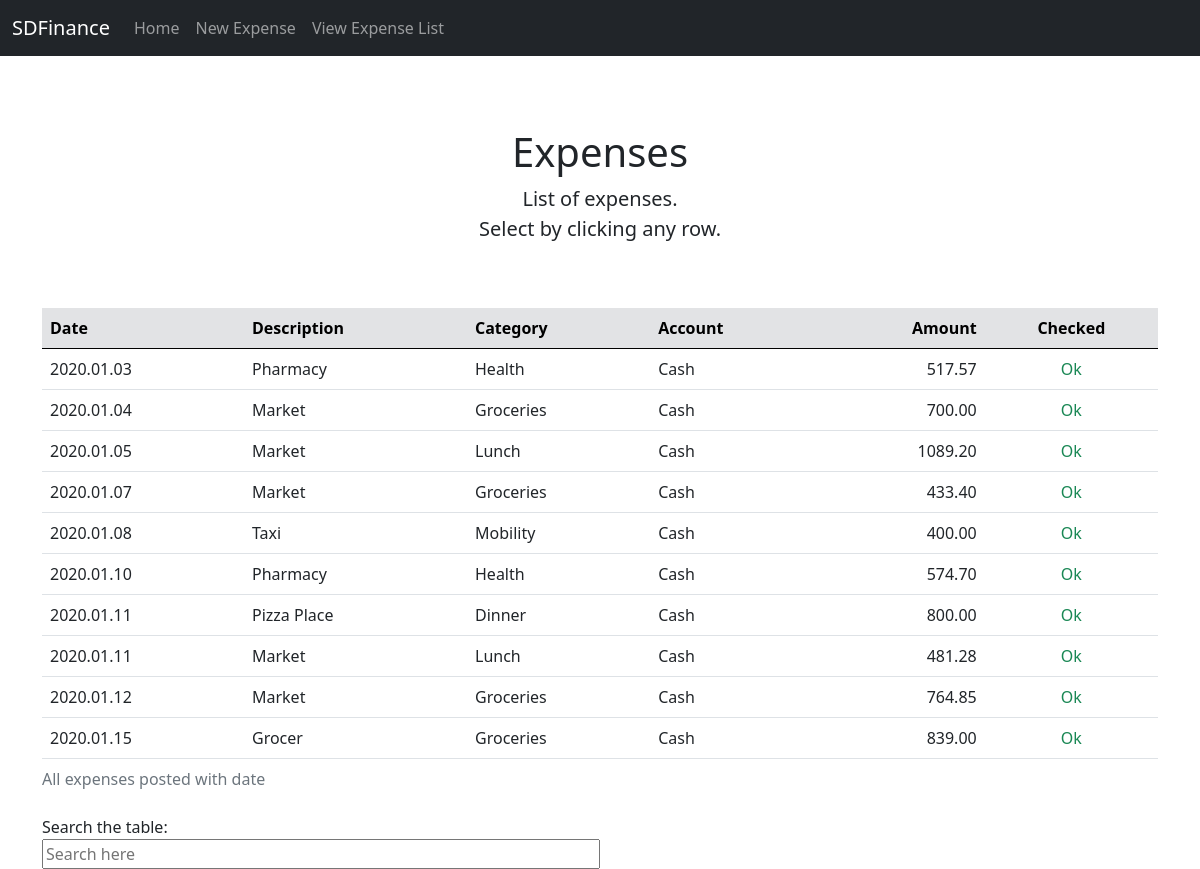
Page /list on the committed database.
### tables this page shows
CREATE TABLE "EXPENSES" (
	"ExpenseId"	INTEGER NOT NULL UNIQUE,
	"ExpenseDate"	NUMERIC,
	"ExpenseDescription"	TEXT NOT NULL,
	"ExpenseAmount"	NUMERIC NOT NULL,
	"AccountId"	INTEGER,
	"CategoryId"	INTEGER,
	"ExpenseStatus"	TEXT NOT NULL DEFAULT 'Ok',
	PRIMARY KEY("ExpenseId" AUTOINCREMENT),
	FOREIGN KEY("AccountId") REFERENCES "ACCOUNTS"("AccountId"),
	FOREIGN KEY("CategoryId") REFERENCES "CATEGORIES"("CategoryId")
);

CREATE TABLE "CATEGORIES" (
	"CategoryId"	INTEGER NOT NULL UNIQUE,
	"CategoryName"	TEXT NOT NULL,
	"CatergoryDescription"	TEXT NOT NULL,
	"CategoryNotes"	TEXT,
	"CategoryTag"	TEXT,
	PRIMARY KEY("CategoryId" AUTOINCREMENT)
);

CREATE TABLE "ACCOUNTS" (
	"AccountId"	INTEGER NOT NULL UNIQUE,
	"AccountName"	TEXT NOT NULL,
	"AccountDescription"	TEXT NOT NULL,
	"CurrencyId"	INTEGER NOT NULL,
	"AccountUser"	TEXT,
	"AccountNotes"	TEXT,
	PRIMARY KEY("AccountId" AUTOINCREMENT),
	FOREIGN KEY("CurrencyId") REFERENCES "CURRENCIES"
);

### app.py (the view)
@app.route('/list')
def list_expense():
    query = "SELECT ExpenseDate, ExpenseDescription, CategoryName, ACCOUNTS.AccountName, ExpenseAmount, ExpenseStatus, ExpenseId FROM EXPENSES JOIN ACCOUNTS ON EXPENSES.AccountId=ACCOUNTS.AccountId JOIN CATEGORIES ON EXPENSES.CategoryId=CATEGORIES.CategoryId  WHERE ExpenseStatus<>'Deleted' ORDER BY ExpenseDate"
    table_list_data = cursor.execute(query)
    return render_template('expense_list.html', title='Expenses', table_list_data=table_list_data)

### templates/expense_list.html (shortened to what this page needs)
{% extends "layout.html" %}
{% block main %}
  <div class="starter-template text-center py-5 px-3">
    <h1>Expenses</h1>
    <p class="lead">List of expenses.<br> Select by clicking any row.</p>
  </div>
  <div class="table-responsive">
    <table class="table table-hover text-nowrap" id="expensesTable">
      <caption>All expenses posted with date </caption>
      <thead class="table-secondary">
        <tr>
          <th scope="col" onclick="sortTable(0)">Date</th>
          <th scope="col" onclick="sortTable(1)">Description</th>
          <th scope="col" onclick="sortTable(2)">Category</th>
          <th scope="col" onclick="sortTable(3)">Account</th>
          <th scope="col" onclick="sortTable(4)" style="text-align: right;">Amount</th>
          <th scope="col" onclick="sortTable(5)" style="text-align: center;">Checked</th>
        </tr>
      </thead>
      <tbody id="searchable_table">
        {% for items in table_list_data %}
        <tr>
          <td style="text-align: left;"><a href="/view/{{ items[6] }}" style="color: inherit; text-decoration: none;">{{ items[0] }}</a></td>
          <td style="text-align: left;"><a href="/view/{{ items[6] }}" style="color: inherit; text-decoration: none;">{{ items[1] }}</a></td>
          <td style="text-align: left;"><a href="/view/{{ items[6] }}" style="color: inherit; text-decoration: none;">{{ items[2] }}</a></td>
          <td style="text-align: left;"><a href="/view/{{ items[6] }}" style="color: inherit; text-decoration: none;">{{ items[3] }}</a></td>
          <td style="text-align: right;"><a href="/view/{{ items[6] }}" style="color: inherit; text-decoration: none;">{{ "%.2f"|format(items[4] * -1)}}</a></td>
          <td class="text-success" style="text-align: center;"><a href="/view/{{ items[6] }}" style="color: inherit; text-decoration: none;">{{ items[5] }}</a></td>
        </tr>
        {% endfor %}
      </tbody>
    </table>
  </div>
  <div class="h7 col-md-4">Search the table: </div>
    <input class="h7 col-md-6" id="st_" type="text" placeholder="Search here">
{% endblock %}

### static/styles.css (style rules this page uses)
body { padding-top: 5rem; }

### templates/expense_list.html (style rules this page uses)
td a { display: block; cursor: pointer; }

### rows in the picture
EXPENSES: ExpenseDate "2020.01.03", ExpenseDescription "Pharmacy", CategoryName "Health", AccountName "Cash", ExpenseAmount "517.57", ExpenseStatus "Ok"
EXPENSES: ExpenseDate "2020.01.04", ExpenseDescription "Market", CategoryName "Groceries", AccountName "Cash", ExpenseAmount "700.00", ExpenseStatus "Ok"
EXPENSES: ExpenseDate "2020.01.05", ExpenseDescription "Market", CategoryName "Lunch", AccountName "Cash", ExpenseAmount "1089.20", ExpenseStatus "Ok"
EXPENSES: ExpenseDate "2020.01.07", ExpenseDescription "Market", CategoryName "Groceries", AccountName "Cash", ExpenseAmount "433.40", ExpenseStatus "Ok"
EXPENSES: ExpenseDate "2020.01.08", ExpenseDescription "Taxi", CategoryName "Mobility", AccountName "Cash", ExpenseAmount "400.00", ExpenseStatus "Ok"
EXPENSES: ExpenseDate "2020.01.10", ExpenseDescription "Pharmacy", CategoryName "Health", AccountName "Cash", ExpenseAmount "574.70", ExpenseStatus "Ok"
EXPENSES: ExpenseDate "2020.01.11", ExpenseDescription "Pizza Place", CategoryName "Dinner", AccountName "Cash", ExpenseAmount "800.00", ExpenseStatus "Ok"
EXPENSES: ExpenseDate "2020.01.11", ExpenseDescription "Market", CategoryName "Lunch", AccountName "Cash", ExpenseAmount "481.28", ExpenseStatus "Ok"
EXPENSES: ExpenseDate "2020.01.12", ExpenseDescription "Market", CategoryName "Groceries", AccountName "Cash", ExpenseAmount "764.85", ExpenseStatus "Ok"
EXPENSES: ExpenseDate "2020.01.15", ExpenseDescription "Grocer", CategoryName "Groceries", AccountName "Cash", ExpenseAmount "839.00", ExpenseStatus "Ok"
